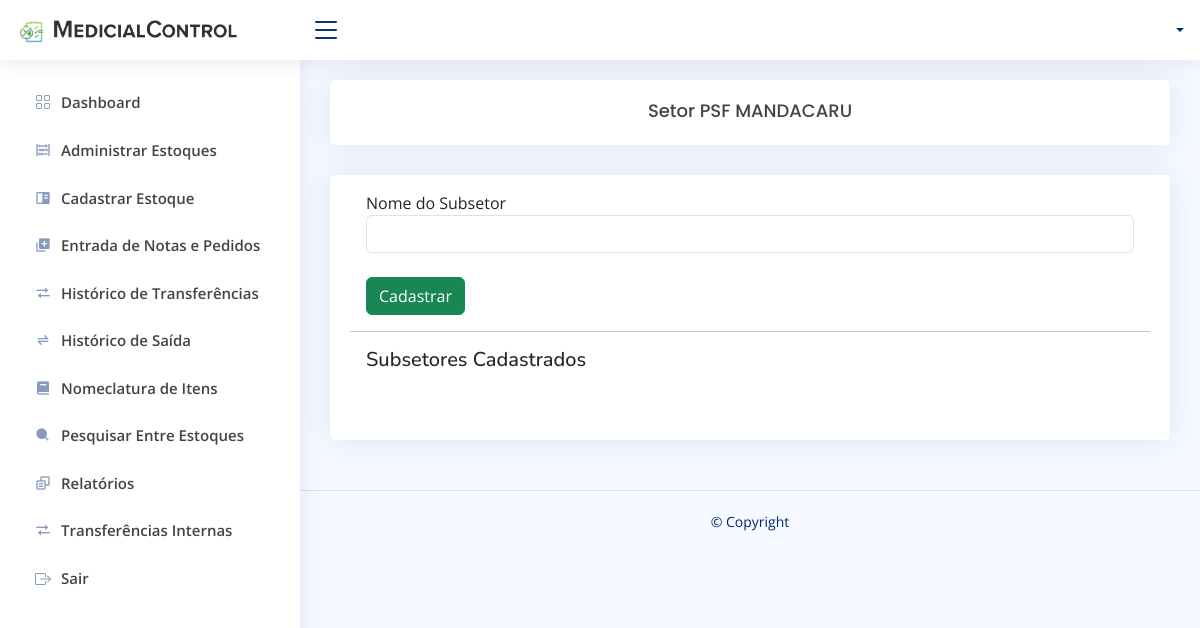
/cadastrarSubsetor.php?id=7, run on an earlier commit of the app's database.
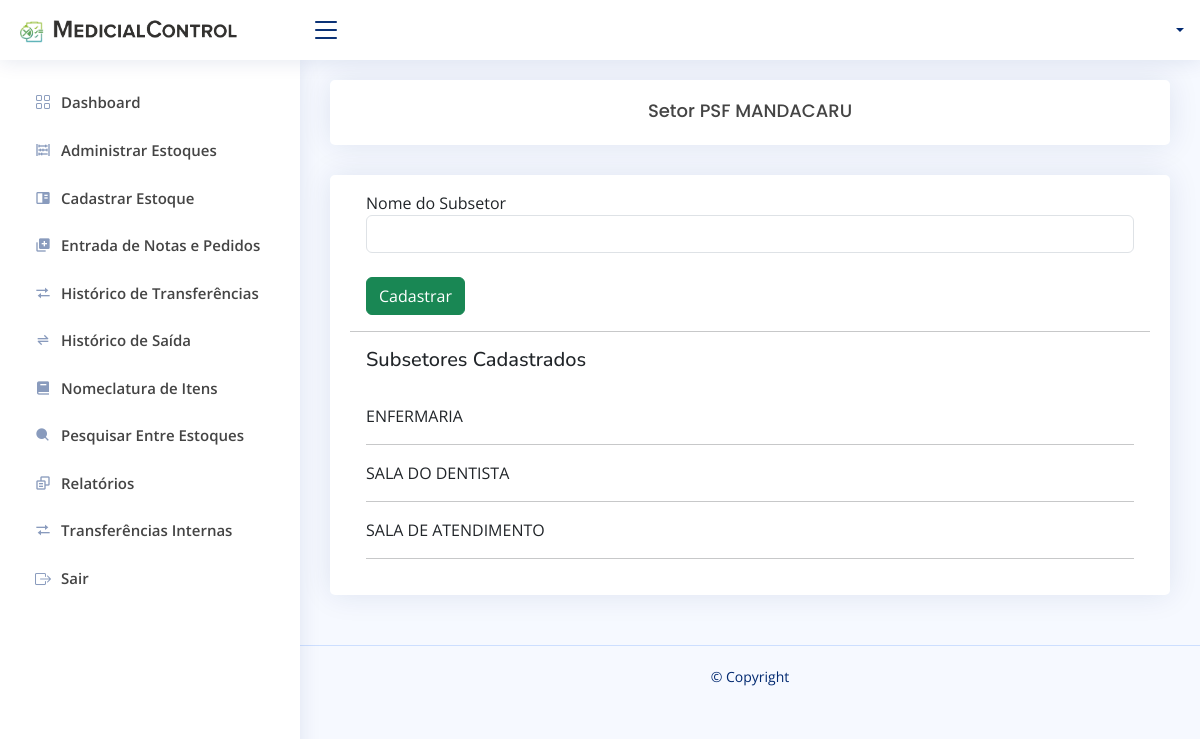
And on a later commit of the database.
### tables this page shows
CREATE TABLE `tb_subsetor_interno` (
  `id_subsetor` int(11) NOT NULL,
  `nome_subsetor` varchar(100) NOT NULL,
  `estoque_subsetor` int(11) NOT NULL
);

### controladores/Classes.php (called while the page is built, shortened)
<?php
class Estoque
{
    private $conexao;
    public function __construct()
    {
        $this->conexao = new Conexao();
    }
    public function chamaEstoqueEspecifico($id_estoque)
    {
        $conn = $this->conexao->Conectar();
        $query = "SELECT * FROM tb_estoques WHERE id_estoque = :id_estoque";
        $stmt = $conn->prepare($query);
        $stmt->bindParam('id_estoque', $id_estoque);
        $stmt->execute();
        $r = $stmt->fetch(PDO::FETCH_ASSOC);
        return $r;
    }
}
class Subsetor {
    private $conexao;
    public function __construct()
    {
        $this->conexao = new Conexao();
    }
    public function chamaSubsetorEspecifico($id_subsetor){
        $conn = $this->conexao->Conectar();
        $query = "SELECT * FROM tb_subsetor_interno si JOIN tb_estoques e on si.estoque_subsetor = :id_subsetor WHERE e.id_estoque = :id_subsetor";
        $stmt = $conn->prepare($query);
        $stmt->bindValue(':id_subsetor', $id_subsetor);
        $stmt->execute();
        return $r = $stmt->fetchAll(PDO::FETCH_ASSOC);
    }
}

### cadastrarSubsetor.php (the view, shortened to what this page needs)
<?php
include "controladores/Controller.php";
include "controladores/Classes.php";
$func = new Subsetor;
$funcEstoque = new Estoque;
$subsetores = $func->chamaSubsetorEspecifico($_GET['id']);
$nomeEstoque = $funcEstoque->chamaEstoqueEspecifico($_GET['id']);
?>
<!DOCTYPE html>
<html lang="pt-br">
<head>
</head>
<body>
    <header id="header" class="header fixed-top d-flex align-items-center">
        <nav class="header-nav ms-auto">
            <ul class="d-flex align-items-center">
                <?php echo Perfil() ?>
            </ul>
        </nav>
    </header>
    <aside id="sidebar" class="sidebar">
        <?php echo sideBar() ?>
    </aside>
    <main id="main" class="main">
        <div class="card">
            <center>
                <h5 class="card-title">Setor <?= $nomeEstoque['nome_estoque'] ?></h5>
            </center>
        </div>
        <div class="card">
            <div class="card-body">
                <form action="controladores/CadastrarSubsetor.php" method="post">
                    <div class="m-3">
                        <label for="nome_subsetor">Nome do Subsetor</label>
                        <input type="text" class="form-control" name="nome_subsetor" id="nome_subsetor">
                        <button class="btn btn-success" type="submit">Cadastrar</button>
                    </div>
                    <hr>
                </form>
                <div class="m-3">
                <h5 for="nome_subsetor">Subsetores Cadastrados</h5></br>
                    <?php foreach($subsetores as $sub) {?>
                        <span><?=$sub['nome_subsetor']?></span>
                        <hr>
                    <?php } ?>
                </div>
            </div>
        </div>
    </main>
    <footer id="footer" class="footer">
        <div class="copyright">
            &copy; Copyright <strong><span></span></strong>
        </div>
        <div class="credits">
        </div>
    </footer>
</body>
</html>

What changed in the data, as far as the page shows it:
added tb_subsetor_interno: nome_subsetor "ENFERMARIA"
added tb_subsetor_interno: nome_subsetor "SALA DO DENTISTA"
added tb_subsetor_interno: nome_subsetor "SALA DE ATENDIMENTO"
